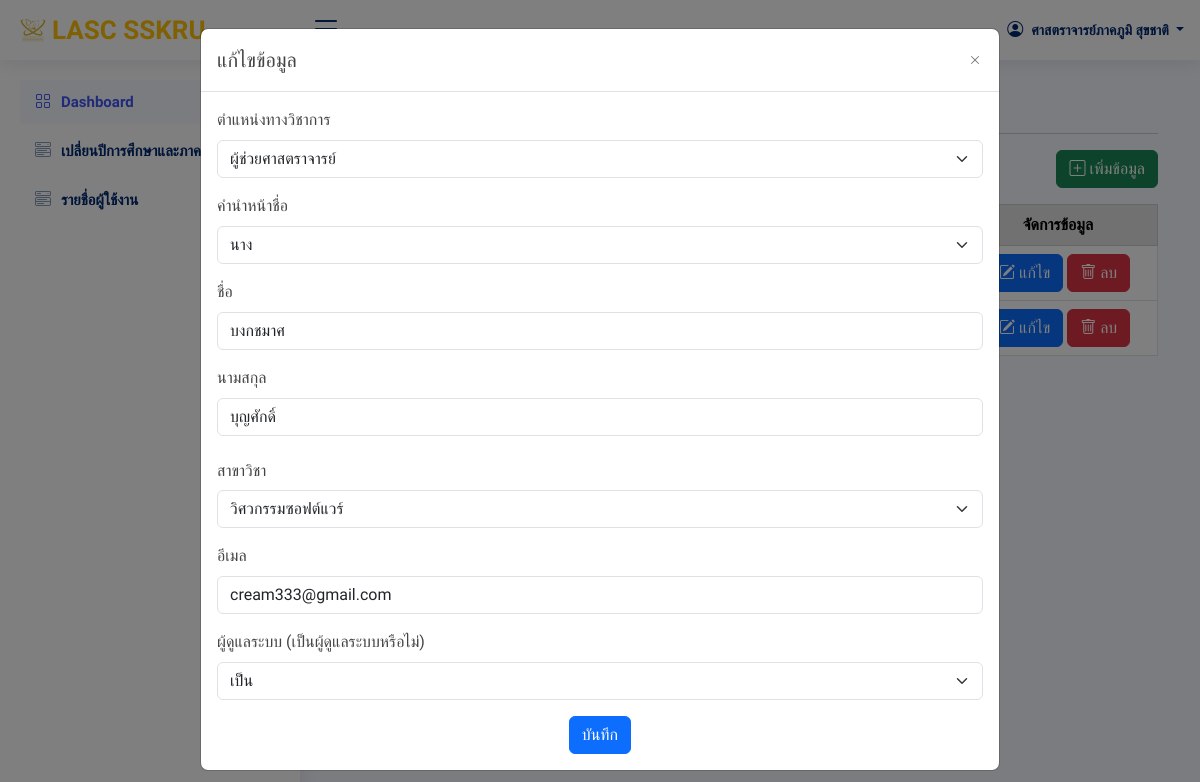
The page /index_admin.php?page=admin/officer&edit=2 (signed in) on the database its author committed.
### tables this page shows
CREATE TABLE `users` (
  `userId` int(20) NOT NULL,
  `academic_rank` varchar(50) NOT NULL,
  `nametitle` varchar(50) NOT NULL,
  `firstname` varchar(50) NOT NULL,
  `lastname` varchar(50) NOT NULL,
  `branch` varchar(50) NOT NULL,
  `email` varchar(50) NOT NULL,
  `password` varchar(255) NOT NULL,
  `urole` varchar(50) NOT NULL,
  `isAdmin` varchar(10) NOT NULL,
  `img` varchar(50) NOT NULL,
  `created_at` timestamp NOT NULL DEFAULT current_timestamp()
);

### admin/officer.php (the view, shortened to what this page needs)
<?php
    require_once "config/db.php";
    if (isset($_GET['edit'])) {
        $edit_id = $_GET['edit'];
        $stmt = $conn->prepare("SELECT * FROM users WHERE userId = $edit_id");
        $stmt->execute();
        $data = $stmt->fetch();
?>
    <?php } ?>
<div class="container">
    <div class="pagetitle mt-3">
        <h1>รายชื่อเจ้าหน้าที่</h1>
    </div>
    <div class="d-flex justify-content-end">
        <button class="btn btn-success mb-3" type="button" data-bs-toggle="modal" data-bs-target="#largeModal">
            <div class="icon d-flex">
                <i class="bi bi-plus-square"></i> &nbsp;
                <div class="label">เพิ่มข้อมูล</div>
            </div>
        </button>
    </div>
    <table class="table table-bordered text-center align-middle">
        <thead class="align-middle table-secondary">
            <tr>
                <th scope="col">ตำแหน่ง</th>
                <th scope="col">คำนำหน้า</th>
                <th scope="col">ชื่อ</th>
                <th scope="col">นามสกุล</th>
                <th scope="col">สาขาวิชา</th>
                <th scope="col">อีเมล</th>
                <th scope="col">ผู้ดูแลระบบ</th>
                <th scope="col">จัดการข้อมูล</th>
            </tr>
        </thead>
        <tbody>
            <?php
                $stmt = $conn->query("SELECT * FROM users WHERE urole = 'officer'");
                $stmt->execute();
                $personal = $stmt->fetchAll();
                if (!$personal) {
                    echo "<tr><td colspan='8' class='text-center'>ไม่มีข้อมูล</td></tr>";
                } else {
                    foreach ($personal as $per) {
            ?>
                        <tr>
                            <td style="white-space: nowrap;"><?= $per['academic_rank']; ?></td>
                            <td><?= $per['nametitle']; ?></td>
                            <td><?= $per['firstname']; ?></td>
                            <td><?= $per['lastname']; ?></td>
                            <td><?= $per['branch']; ?></td>
                            <td><?= $per['email']; ?></td>
                            <td><?= $per['isAdmin']; ?></td>
                            <td class="d-flex justify-content-center">
                                <a href="?page=admin/officer&edit=<?= $per['userId']; ?>" class="btn btn-primary">
                                    <div class="icon d-flex">
                                        <i class="bi bi-pencil-square"></i>&nbsp;
                                        <div class="label">แก้ไข</div>
                                    </div>
                                </a>&nbsp;
                                <a onclick="return confirm('ต้องการลบข้อมูลหรือไม่')" href="?page=admin/officer&delete=<?= $per['userId']; ?>" class="btn btn-danger">
                                    <div class="icon d-flex">
                                        <i class="bi bi-trash"></i>&nbsp;
                                        <div class="label">ลบ</div>
                                    </div>
                                </a>
                            </td>
                        </tr>
            <?php } } ?>
        </tbody>
        <div class="modal fade" id="modal" tabindex="-1">
            <div class="modal-dialog modal-lg">
                <div class="modal-content">
                    <div class="modal-header">
                        <h5 class="modal-title">แก้ไขข้อมูล</h5>
                        <button type="button" class="btn-close" data-bs-dismiss="modal" aria-label="Close"></button>
                    </div>
                    <div class="modal-body">
                        <form action="admin/edit.php" method="post">
                            <div class="mb-3">
                                <label for="academic_rank" class="form-label">ตำแหน่งทางวิชาการ</label>
                                <select class="form-select" name="academic_rank" id="academic_rank" aria-describedby="academic_rank" required>
                                    <option value="ผู้ช่วยศาสตราจารย์" <?php if ($data['academic_rank'] === 'ผู้ช่วยศาสตราจารย์') echo 'selected' ?>>ผู้ช่วยศาสตราจารย์</option>
                                </select>
                            </div>
                            <div class="mb-3">
                                <label for="nametitle" class="form-label">คำนำหน้าชื่อ</label>
                                <select class="form-select" name="nametitle" aria-describedby="nametitle" id="nametitle" required>
                                    <option value="นาง" <?php if($data['nametitle'] === 'นาง') echo 'selected' ?>>นาง</option>
                                </select>
                            </div>
                            <div class="mb-3">
                                <label for="firstname" class="form-label">ชื่อ</label>
                                <input type="text" class="form-control" name="firstname" value="<?php echo $data['firstname']; ?>" required>
                            </div>
                            <div class="mb-3">
                                <label for="lastname" class="form-label">นามสกุล</label>
                                <input type="text" class="form-control" name="lastname" value="<?php echo $data['lastname']; ?>" required>
                            </div>
                            <div class="mb-3">
                                <label for="branch" class="col-sm-2 col-form-label ">สาขาวิชา</label>
                                <select class="form-select" name="branch" aria-describedby="branch" id="branch" required>
                                    <option value="วิศวกรรมซอฟต์แวร์" <?php if ($data['branch'] === 'วิศวกรรมซอฟต์แวร์') echo 'selected' ?>>วิศวกรรมซอฟต์แวร์</option>
                                </select>
                            </div>
                            <div class="mb-3">
                                <label for="email" class="form-label">อีเมล</label>
                                <input type="email" class="form-control" name="email" value="<?php echo $data['email']; ?>"required>
                            </div>
                            <div class="mb-3">
                                <label for="check admin" class="form-label">ผู้ดูแลระบบ (เป็นผู้ดูแลระบบหรือไม่)</label>
                                <select class="form-select" name="isAdmin" required>
                                    <option value="เป็น" <?php if($data['isAdmin'] === 'เป็น') echo 'selected' ?>>เป็น</option>
                                </select>
                            </div>
                            <div class="d-flex justify-content-center">
                                <button type="submit" name="edit" class="btn btn-primary">บันทึก</button>
                            </div>
                        </form>
                    </div>
                </div>
            </div>
        </div>
    </table>
</div>

### index_admin.php (shortened to what this page needs)
<?php
  require_once 'config/db.php';
  $userId = $_SESSION['userId'];
  if (isset($_SESSION['userId'])) {
    $stmt = $conn->query("SELECT * FROM users WHERE userId = '$userId'");
    $stmt->execute();
    $row = $stmt->fetch(PDO::FETCH_ASSOC);
  }
?>
<!DOCTYPE html>
<html lang="en">
<head>
  <link href="assets/vendor/bootstrap/css/bootstrap.min.css" rel="stylesheet">
  <link href="assets/vendor/bootstrap-icons/bootstrap-icons.css" rel="stylesheet">
  <link href="assets/vendor/boxicons/css/boxicons.min.css" rel="stylesheet">
  <link href="assets/vendor/quill/quill.snow.css" rel="stylesheet">
  <link href="assets/vendor/quill/quill.bubble.css" rel="stylesheet">
  <link href="assets/vendor/remixicon/remixicon.css" rel="stylesheet">
  <link href="assets/vendor/simple-datatables/style.css" rel="stylesheet">
  <link href="assets/css/style.css" rel="stylesheet">
</head>
<body>
  <header id="header" class="header fixed-top d-flex align-items-center">
    <div class="d-flex align-items-center justify-content-between">
      <a class="logo d-flex align-items-center">
        <img src="assets/img/logo_lasc1.png" alt="โลโก้คณะ">
        <span class="d-none d-lg-block" style="color: #ffc107;">LASC SSKRU</span>
      </a>
    </div>
    <nav class="header-nav ms-auto">
      <ul class="d-flex align-items-center">
        <li class="nav-item dropdown pe-3">
          <a class="nav-link nav-profile d-flex align-items-center pe-0" href="#" data-bs-toggle="dropdown">
          <i class="bi bi-person-circle"></i>
            <span class="d-none d-md-block dropdown-toggle ps-2">
            <?php
              if($row['academic_rank'] == 'ไม่มี'){
                echo  $row['nametitle'] . $row['firstname'] . ' ' . $row['lastname'];
              }elseif(($row['academic_rank'] == 'ศาสตราจารย์' or $row['academic_rank'] == 'รองศาสตราจารย์' or $row['academic_rank'] == 'ผู้ช่วยศาสตราจารย์')and $row['nametitle'] == 'ดร.'){
                echo $row['academic_rank'] . ' ' . $row['nametitle'] . $row['firstname'] . ' ' . $row['lastname'];
              }elseif(($row['academic_rank'] == 'ศาสตราจารย์' or $row['academic_rank'] == 'รองศาสตราจารย์' or $row['academic_rank'] == 'ผู้ช่วยศาสตราจารย์')and ($row['nametitle'] == 'นาย' or $row['nametitle'] == 'นาง' or $row['nametitle'] == 'นางสาว')){
                echo $row['academic_rank'] . $row['firstname'] . ' ' . $row['lastname'];
              }
            ?>
            </span>
          </a>
        </li>
      </ul>
    </nav>
  </header>
  <aside id="sidebar" class="sidebar">
    <ul class="sidebar-nav" id="sidebar-nav">
      <li class="nav-item">
        <a class="nav-link " href="index_admin.php?page=admin/dashboard">
          <i class="bi bi-grid"></i>
          <span>Dashboard</span>
        </a>
      </li>
      <li class="nav-item">
        <a class="nav-link collapsed" href="index_admin.php?page=admin/change_term_year">
          <i class="bi bi-menu-button-wide"></i>
          <span>เปลี่ยนปีการศึกษาและภาคเรียน</span>
        </a>
      </li>
      <li class="nav-item">
        <a class="nav-link collapsed" data-bs-target="#components-nav1" data-bs-toggle="collapse" href="#">
          <i class="bi bi-menu-button-wide"></i><span>รายชื่อผู้ใช้งาน</span><i class="bi bi-chevron-down ms-auto"></i>
        </a>
      </li>
    </ul>
  </aside>
  <main>
    <br>
    <br>
    <br>
    <?php
    $page = $_GET['page'];
    include $page . ('.php');
    ?>
  </main>
</body>
</html>

### assets/css/style.css (style rules this page uses)
:root { scroll-behavior: smooth; }
body { font-family: 'Kanit', sans-serif; background: #f6f9ff; color: #444444; }
a { color: #4154f1; text-decoration: none; }
h1, h2, h3, h4, h5, h6 { font-family: 'Kanit', sans-serif; }
.pagetitle { margin-bottom: 10px; }
.pagetitle h1 { font-size: 24px; margin-bottom: 0; font-weight: 600; color: #012970; }
.btn-close { background-size: 25%; }
.logo { line-height: 1; }
@media (min-width: 1200px) { .logo { width: 280px; } }
.logo img { max-height: 26px; margin-right: 6px; }
.logo span { font-size: 26px; font-weight: 700; font-family: 'Kanit', sans-serif; }
.header { transition: all 0.5s; z-index: 997; height: 60px; box-shadow: 0px 2px 20px rgba(1, 41, 112, 0.1); background-color: #fff; padding-left: 20px; }
.header-nav ul { list-style: none; }
.header-nav>ul { margin: 0; padding: 0; }
.header-nav .nav-profile { color: #012970; }
.header-nav .nav-profile span { font-size: 14px; font-weight: 600; }
.sidebar { position: fixed; top: 60px; left: 0; bottom: 0; width: 300px; z-index: 996; transition: all 0.3s; padding: 20px; overflow-y: auto; scrollbar-width: thin; scrollbar-color: #aab7cf transparent; box-shadow: 0px 0px 20px rgba(1, 41, 112, 0.1); background-color: #fff; }
.sidebar-nav { padding: 0; margin: 0; list-style: none; }
.sidebar-nav li { padding: 0; margin: 0; list-style: none; }
.sidebar-nav .nav-item { margin-bottom: 5px; }
.sidebar-nav .nav-link { display: flex; align-items: center; font-size: 15px; font-weight: 600; color: #4154f1; transition: 0.3; background: #f6f9ff; padding: 10px 15px; border-radius: 4px; }
.sidebar-nav .nav-link i { font-size: 16px; margin-right: 10px; color: #4154f1; }
.sidebar-nav .nav-link.collapsed { color: #012970; background: #fff; }
.sidebar-nav .nav-link.collapsed i { color: #899bbd; }

### rows shown on the page
users: academic_rank "ศาสตราจารย์", firstname "ภาคภูมิ", lastname "สุขชาติ"
users: academic_rank "ผู้ช่วยศาสตราจารย์", nametitle "นาง", firstname "บงกชมาศ", lastname "บุญศักดิ์", branch "วิศวกรรมซอฟต์แวร์", email "cream333@gmail.com", isAdmin "เป็น"
